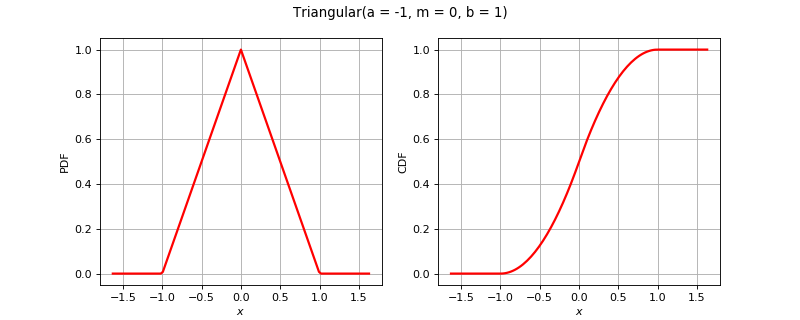

Here is the Python script that generated this plot:
import openturns as ot
from matplotlib import pyplot as plt
from openturns.viewer import View
if (ot.Triangular().__class__.__name__=='ComposedDistribution'):
    correlation = ot.CorrelationMatrix(2)
    correlation[1, 0] = 0.25
    aCopula = ot.NormalCopula(correlation)
    marginals = [ot.Normal(1.0, 2.0), ot.Normal(2.0, 3.0)]
    distribution = ot.ComposedDistribution(marginals, aCopula)
elif (ot.Triangular().__class__.__name__=='CumulativeDistributionNetwork'):
    distribution = ot.CumulativeDistributionNetwork([ot.Normal(2),ot.Dirichlet([0.5, 1.0, 1.5])], ot.BipartiteGraph([[0,1], [0,1]]))
else:
    distribution = ot.Triangular()
dimension = distribution.getDimension()
if dimension <= 2:
    if distribution.getDimension() == 1:
        distribution.setDescription(['$x$'])
        pdf_graph = distribution.drawPDF()
        cdf_graph = distribution.drawCDF()
        fig = plt.figure(figsize=(10, 4))
        plt.suptitle(str(distribution))
        pdf_axis = fig.add_subplot(121)
        cdf_axis = fig.add_subplot(122)
        View(pdf_graph, figure=fig, axes=[pdf_axis], add_legend=False)
        View(cdf_graph, figure=fig, axes=[cdf_axis], add_legend=False)
    else:
        distribution.setDescription(['$x_1$', '$x_2$'])
        pdf_graph = distribution.drawPDF()
        fig = plt.figure(figsize=(10, 5))
        plt.suptitle(str(distribution))
        pdf_axis = fig.add_subplot(111)
        View(pdf_graph, figure=fig, axes=[pdf_axis], add_legend=False)
